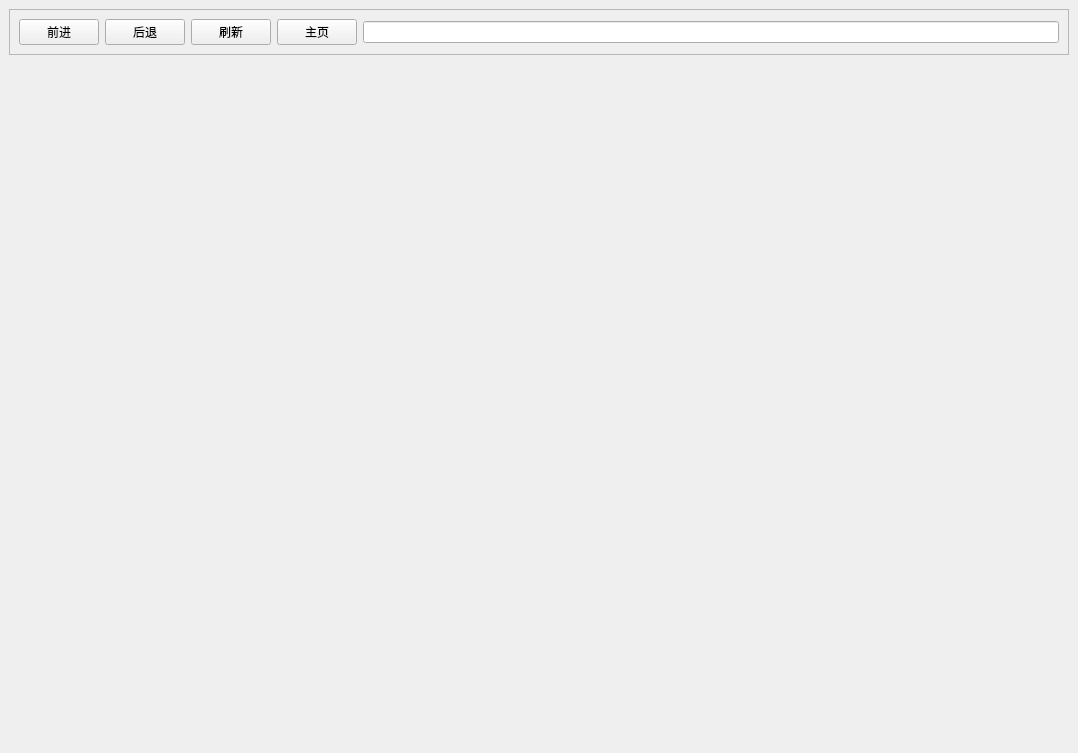
<?xml version="1.0" encoding="UTF-8"?>
<ui version="4.0">
 <class>MainWindow</class>
 <widget class="QMainWindow" name="MainWindow">
  <property name="geometry">
   <rect>
    <x>0</x>
    <y>0</y>
    <width>1078</width>
    <height>753</height>
   </rect>
  </property>
  <property name="windowTitle">
   <string>MainWindow</string>
  </property>
  <widget class="QWidget" name="centralwidget">
   <layout class="QVBoxLayout" name="verticalLayout">
    <item>
     <widget class="QFrame" name="frame2">
      <property name="frameShape">
       <enum>QFrame::StyledPanel</enum>
      </property>
      <property name="frameShadow">
       <enum>QFrame::Raised</enum>
      </property>
      <layout class="QHBoxLayout" name="horizontalLayout">
       <item>
        <widget class="QPushButton" name="pushButton_forward">
         <property name="text">
          <string>前进</string>
         </property>
        </widget>
       </item>
       <item>
        <widget class="QPushButton" name="pushButton_back">
         <property name="text">
          <string>后退</string>
         </property>
        </widget>
       </item>
       <item>
        <widget class="QPushButton" name="pushButton_refresh">
         <property name="text">
          <string>刷新</string>
         </property>
        </widget>
       </item>
       <item>
        <widget class="QPushButton" name="pushButton_homepage">
         <property name="text">
          <string>主页</string>
         </property>
        </widget>
       </item>
       <item>
        <widget class="QLineEdit" name="lineEdit_url"/>
       </item>
      </layout>
     </widget>
    </item>
    <item>
     <widget class="QTabWidget" name="tabWidget">
      <property name="tabPosition">
       <enum>QTabWidget::North</enum>
      </property>
      <property name="tabShape">
       <enum>QTabWidget::Triangular</enum>
      </property>
      <property name="currentIndex">
       <number>-1</number>
      </property>
      <property name="elideMode">
       <enum>Qt::ElideNone</enum>
      </property>
      <property name="usesScrollButtons">
       <bool>true</bool>
      </property>
      <property name="documentMode">
       <bool>true</bool>
      </property>
      <property name="tabsClosable">
       <bool>true</bool>
      </property>
      <property name="movable">
       <bool>true</bool>
      </property>
      <property name="tabBarAutoHide">
       <bool>false</bool>
      </property>
     </widget>
    </item>
   </layout>
  </widget>
 </widget>
 <resources/>
 <connections/>
</ui>
